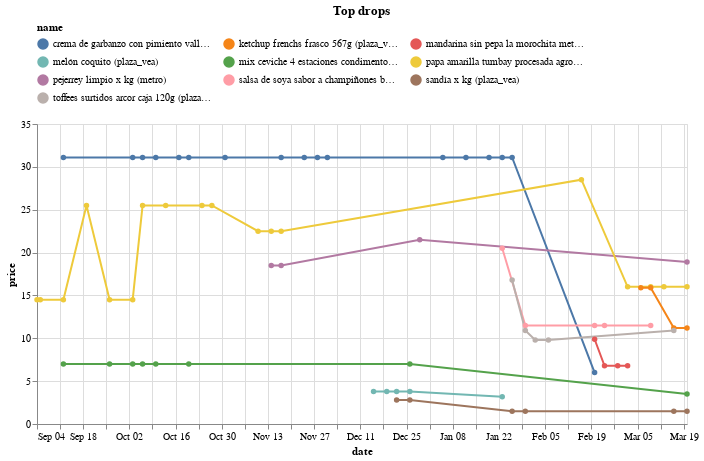

Source (notebook cell):
### Code cell
(top_changes
 .sort_values('change')
 .head(10)
 .loc[:, ['store','sku']]
 .merge(df, on=['store','sku'])
 .pipe(alt.Chart)
 .mark_line(point=True)
 .encode(x='date', y='price', color='name', tooltip=['name','price'])
 .properties(width=650, title='Top drops')
 .configure_legend(orient='top', columns=3)
)

### Figure 1 — Vega-Lite specification as saved in the notebook (floating-point values rounded to 4 significant figures)
{"config": {"view": {"continuousWidth": 400, "continuousHeight": 300}, "legend": {"columns": 3, "orient": "top"}}, "data": {"name": "data-7027631cc9dcd24a55ace7c4f1b2004f"}, "mark": {"type": "line", "point": true}, "encoding": {"color": {"field": "name", "type": "nominal"}, "tooltip": [{"field": "name", "type": "nominal"}, {"field": "price", "type": "quantitative"}], "x": {"field": "date", "type": "temporal"}, "y": {"field": "price", "type": "quantitative"}}, "title": "Top drops", "width": 650, "$schema": "https://vega.github.io/schema/vega-lite/v4.17.0.json", "datasets": {"data-7027631cc9dcd24a55ace7c4f1b2004f": [{"store": "plaza_vea", "sku": 1430, "brand": "4 ESTACIONES", "uri": "https://www.plazavea.com.pe/condimento-4-estaciones-mix-ceviche-frasco-80gr/p", "name": "mix ceviche 4 estaciones condimento frasco 80g (plaza_vea)", "price": 3.5, "category": "https://www.plazavea.com.pe/abarrotes", "date": "2023-03-20T00:00:00"}, {"store": "plaza_vea", "sku": 1430, "brand": "4 ESTACIONES", "uri": "https://www.plazavea.com.pe/condimento-4-estaciones-mix-ceviche-frasco-80gr/p", "name": "mix ceviche 4 estaciones condimento frasco 80g (plaza_vea)", "price": 7.0, "category": "https://www.plazavea.com.pe/abarrotes", "date": "2022-10-20T00:00:00"}, {"store": "plaza_vea", "sku": 1430, "brand": "4 ESTACIONES", "uri": "https://www.plazavea.com.pe/condimento-4-estaciones-mix-ceviche-frasco-80gr/p", "name": "mix ceviche 4 estaciones condimento frasco 80g (plaza_vea)", "price": 7.0, "category": "https://www.plazavea.com.pe/abarrotes", "date": "2022-09-12T00:00:00"}, {"store": "plaza_vea", "sku": 1430, "brand": "4 ESTACIONES", "uri": "https://www.plazavea.com.pe/condimento-4-estaciones-mix-ceviche-frasco-80gr/p", "name": "mix ceviche 4 estaciones condimento frasco 80g (plaza_vea)", "price": 7.0, "category": "https://www.plazavea.com.pe/abarrotes", "date": "2022-12-26T00:00:00"}, {"store": "plaza_vea", "sku": 1430, "brand": "4 ESTACIONES", "uri": "https://www.plazavea.com.pe/condimento-4-estaciones-mix-ceviche-frasco-80gr/p", "name": "mix ceviche 4 estaciones condimento frasco 80g (plaza_vea)", "price": 7.0, "category": "https://www.plazavea.com.pe/abarrotes", "date": "2022-10-06T00:00:00"}, {"store": "plaza_vea", "sku": 1430, "brand": "4 ESTACIONES", "uri": "https://www.plazavea.com.pe/condimento-4-estaciones-mix-ceviche-frasco-80gr/p", "name": "mix ceviche 4 estaciones condimento frasco 80g (plaza_vea)", "price": 7.0, "category": "https://www.plazavea.com.pe/abarrotes", "date": "2022-10-10T00:00:00"}, {"store": "plaza_vea", "sku": 1430, "brand": "4 ESTACIONES", "uri": "https://www.plazavea.com.pe/condimento-4-estaciones-mix-ceviche-frasco-80gr/p", "name": "mix ceviche 4 estaciones condimento frasco 80g (plaza_vea)", "price": 7.0, "category": "https://www.plazavea.com.pe/abarrotes", "date": "2022-10-03T00:00:00"}, {"store": "plaza_vea", "sku": 1430, "brand": "4 ESTACIONES", "uri": "https://www.plazavea.com.pe/condimento-4-estaciones-mix-ceviche-frasco-80gr/p", "name": "mix ceviche 4 estaciones condimento frasco 80g (plaza_vea)", "price": 7.0, "category": "https://www.plazavea.com.pe/abarrotes", "date": "2022-09-26T00:00:00"}, {"store": "plaza_vea", "sku": 5662, "brand": "VALLE FERTIL", "uri": null, "name": "crema de garbanzo con pimiento valle fertil frasco 460g (plaza_vea)", "price": 31.09, "category": "https://www.plazavea.com.pe/abarrotes", "date": "2023-01-23T00:00:00"}, {"store": "plaza_vea", "sku": 5662, "brand": "VALLE FERTIL", "uri": null, "name": "crema de garbanzo con pimiento valle fertil frasco 460g (plaza_vea)", "price": 31.09, "category": "https://www.plazavea.com.pe/abarrotes", "date": "2023-01-19T00:00:00"}, {"store": "plaza_vea", "sku": 5662, "brand": "VALLE FERTIL", "uri": null, "name": "crema de garbanzo con pimiento valle fertil frasco 460g (plaza_vea)", "price": 31.09, "category": "https://www.plazavea.com.pe/abarrotes", "date": "2022-11-24T00:00:00"}, {"store": "plaza_vea", "sku": 5662, "brand": "VALLE FERTIL", "uri": null, "name": "crema de garbanzo con pimiento valle fertil frasco 460g (plaza_vea)", "price": 31.09, "category": "https://www.plazavea.com.pe/abarrotes", "date": "2022-10-20T00:00:00"}, {"store": "plaza_vea", "sku": 5662, "brand": "VALLE FERTIL", "uri": "https://www.plazavea.com.pe/crema-humus-dip-de-garbanzo-con-pimiento-frasco-460gr/p", "name": "crema de garbanzo con pimiento valle fertil frasco 460g (plaza_vea)", "price": 6.0, "category": "https://www.plazavea.com.pe/abarrotes", "date": "2023-02-20T00:00:00"}, {"store": "plaza_vea", "sku": 5662, "brand": "VALLE FERTIL", "uri": null, "name": "crema de garbanzo con pimiento valle fertil frasco 460g (plaza_vea)", "price": 31.09, "category": "https://www.plazavea.com.pe/abarrotes", "date": "2022-09-12T00:00:00"}, {"store": "plaza_vea", "sku": 5662, "brand": "VALLE FERTIL", "uri": null, "name": "crema de garbanzo con pimiento valle fertil frasco 460g (plaza_vea)", "price": 31.09, "category": "https://www.plazavea.com.pe/abarrotes", "date": "2023-01-12T00:00:00"}, {"store": "plaza_vea", "sku": 5662, "brand": "VALLE FERTIL", "uri": null, "name": "crema de garbanzo con pimiento valle fertil frasco 460g (plaza_vea)", "price": 31.09, "category": "https://www.plazavea.com.pe/abarrotes", "date": "2022-11-17T00:00:00"}, {"store": "plaza_vea", "sku": 5662, "brand": "VALLE FERTIL", "uri": null, "name": "crema de garbanzo con pimiento valle fertil frasco 460g (plaza_vea)", "price": 31.09, "category": "https://www.plazavea.com.pe/abarrotes", "date": "2022-10-06T00:00:00"}, {"store": "plaza_vea", "sku": 5662, "brand": "VALLE FERTIL", "uri": null, "name": "crema de garbanzo con pimiento valle fertil frasco 460g (plaza_vea)", "price": 31.09, "category": "https://www.plazavea.com.pe/abarrotes", "date": "2022-10-17T00:00:00"}, {"store": "plaza_vea", "sku": 5662, "brand": "VALLE FERTIL", "uri": null, "name": "crema de garbanzo con pimiento valle fertil frasco 460g (plaza_vea)", "price": 31.09, "category": "https://www.plazavea.com.pe/abarrotes", "date": "2022-12-01T00:00:00"}, {"store": "plaza_vea", "sku": 5662, "brand": "VALLE FERTIL", "uri": null, "name": "crema de garbanzo con pimiento valle fertil frasco 460g (plaza_vea)", "price": 31.09, "category": "https://www.plazavea.com.pe/abarrotes", "date": "2022-10-10T00:00:00"}, {"store": "plaza_vea", "sku": 5662, "brand": "VALLE FERTIL", "uri": null, "name": "crema de garbanzo con pimiento valle fertil frasco 460g (plaza_vea)", "price": 31.09, "category": "https://www.plazavea.com.pe/abarrotes", "date": "2023-01-05T00:00:00"}, {"store": "plaza_vea", "sku": 5662, "brand": "VALLE FERTIL", "uri": null, "name": "crema de garbanzo con pimiento valle fertil frasco 460g (plaza_vea)", "price": 31.09, "category": "https://www.plazavea.com.pe/abarrotes", "date": "2022-10-03T00:00:00"}, {"store": "plaza_vea", "sku": 5662, "brand": "VALLE FERTIL", "uri": null, "name": "crema de garbanzo con pimiento valle fertil frasco 460g (plaza_vea)", "price": 31.09, "category": "https://www.plazavea.com.pe/abarrotes", "date": "2023-01-26T00:00:00"}, {"store": "plaza_vea", "sku": 5662, "brand": "VALLE FERTIL", "uri": null, "name": "crema de garbanzo con pimiento valle fertil frasco 460g (plaza_vea)", "price": 31.09, "category": "https://www.plazavea.com.pe/abarrotes", "date": "2022-11-28T00:00:00"}, {"store": "plaza_vea", "sku": 5662, "brand": "VALLE FERTIL", "uri": null, "name": "crema de garbanzo con pimiento valle fertil frasco 460g (plaza_vea)", "price": 31.09, "category": "https://www.plazavea.com.pe/abarrotes", "date": "2022-10-31T00:00:00"}, {"store": "metro", "sku": 4145, "brand": ".", "uri": "https://www.metro.pe/pejerrey-limpio-x-kg-5844/p", "name": "pejerrey limpio x kg (metro)", "price": 18.5, "category": "https://www.metro.pe/carnes-aves-y-pescados/pescados-y-mariscos/pescados-frescos", "date": "2022-11-17T00:00:00"}, {"store": "metro", "sku": 4145, "brand": ".", "uri": "https://www.metro.pe/pejerrey-limpio-x-kg-5844/p", "name": "pejerrey limpio x kg (metro)", "price": 21.5, "category": "https://www.metro.pe/carnes-aves-y-pescados/pescados-y-mariscos/pescados-frescos", "date": "2022-12-29T00:00:00"}, {"store": "metro", "sku": 4145, "brand": "Genérico", "uri": "https://www.metro.pe/pejerrey-limpio-x-kg-5844/p", "name": "pejerrey limpio x kg (metro)", "price": 18.9, "category": "https://www.metro.pe/carnes-aves-y-pescados/pescados-y-mariscos/pescados-frescos", "date": "2023-03-20T00:00:00"}, {"store": "metro", "sku": 4145, "brand": ".", "uri": "https://www.metro.pe/pejerrey-limpio-x-kg-5844/p", "name": "pejerrey limpio x kg (metro)", "price": 18.5, "category": "https://www.metro.pe/carnes-aves-y-pescados/pescados-y-mariscos/pescados-frescos", "date": "2022-11-14T00:00:00"}, {"store": "metro", "sku": 1017219, "brand": "Bárcidda", "uri": "https://www.metro.pe/salsa-de-soya-sabor-a-champinones-barcidda-500ml-981112/p", "name": "salsa de soya sabor a champiñones bárcidda 500ml (metro)", "price": 11.5, "category": "https://www.metro.pe/abarrotes/condimentos-vinagres-y-comida-instantanea/vinagres-y-sillao", "date": "2023-01-30T00:00:00"}, {"store": "metro", "sku": 1017219, "brand": "Bárcidda", "uri": "https://www.metro.pe/salsa-de-soya-sabor-a-champinones-barcidda-500ml-981112/p", "name": "salsa de soya sabor a champiñones bárcidda 500ml (metro)", "price": 11.5, "category": "https://www.metro.pe/abarrotes/condimentos-vinagres-y-comida-instantanea/vinagres-y-sillao", "date": "2023-02-23T00:00:00"}, {"store": "metro", "sku": 1017219, "brand": "Bárcidda", "uri": "https://www.metro.pe/salsa-de-soya-sabor-a-champinones-barcidda-500ml-981112/p", "name": "salsa de soya sabor a champiñones bárcidda 500ml (metro)", "price": 20.5, "category": "https://www.metro.pe/abarrotes/condimentos-vinagres-y-comida-instantanea/vinagres-y-sillao", "date": "2023-01-23T00:00:00"}, {"store": "metro", "sku": 1017219, "brand": "Bárcidda", "uri": "https://www.metro.pe/salsa-de-soya-sabor-a-champinones-barcidda-500ml-981112/p", "name": "salsa de soya sabor a champiñones bárcidda 500ml (metro)", "price": 11.5, "category": "https://www.metro.pe/abarrotes/condimentos-vinagres-y-comida-instantanea/vinagres-y-sillao", "date": "2023-03-09T00:00:00"}, {"store": "metro", "sku": 1017219, "brand": "Bárcidda", "uri": "https://www.metro.pe/salsa-de-soya-sabor-a-champinones-barcidda-500ml-981112/p", "name": "salsa de soya sabor a champiñones bárcidda 500ml (metro)", "price": 11.5, "category": "https://www.metro.pe/abarrotes/condimentos-vinagres-y-comida-instantanea/vinagres-y-sillao", "date": "2023-02-20T00:00:00"}, {"store": "metro", "sku": 564388, "brand": "Agro Selecto", "uri": "https://www.metro.pe/papa-amarilla-tumbay-procesada-agro-selecto-2kg/p", "name": "papa amarilla tumbay procesada agro selecto 2kg (metro)", "price": 16.0, "category": "https://www.metro.pe/frutas-y-verduras/verduras/tuberculos-y-raices", "date": "2023-03-13T00:00:00"}, {"store": "metro", "sku": 564388, "brand": "Agro Selecto", "uri": "https://www.metro.pe/papa-amarilla-tumbay-procesada-agro-selecto-2kg/p", "name": "papa amarilla tumbay procesada agro selecto 2kg (metro)", "price": 14.5, "category": "https://www.metro.pe/frutas-y-verduras/verduras/tuberculos-y-raices", "date": "2022-09-12T00:00:00"}, {"store": "metro", "sku": 564388, "brand": "Agro Selecto", "uri": "https://www.metro.pe/papa-amarilla-tumbay-procesada-agro-selecto-2kg/p", "name": "papa amarilla tumbay procesada agro selecto 2kg (metro)", "price": 14.5, "category": "https://www.metro.pe/frutas-y-verduras/verduras/tuberculos-y-raices", "date": "2022-09-26T00:00:00"}, {"store": "metro", "sku": 564388, "brand": "Agro Selecto", "uri": "https://www.metro.pe/papa-amarilla-tumbay-procesada-agro-selecto-2kg/p", "name": "papa amarilla tumbay procesada agro selecto 2kg (metro)", "price": 28.5, "category": "https://www.metro.pe/frutas-y-verduras/verduras/tuberculos-y-raices", "date": "2023-02-16T00:00:00"}, {"store": "metro", "sku": 564388, "brand": "Agro Selecto", "uri": "https://www.metro.pe/papa-amarilla-tumbay-procesada-agro-selecto-2kg/p", "name": "papa amarilla tumbay procesada agro selecto 2kg (metro)", "price": 14.5, "category": "https://www.metro.pe/frutas-y-verduras/verduras/tuberculos-y-raices", "date": "2022-09-04T00:00:00"}, {"store": "metro", "sku": 564388, "brand": "Agro Selecto", "uri": "https://www.metro.pe/papa-amarilla-tumbay-procesada-agro-selecto-2kg/p", "name": "papa amarilla tumbay procesada agro selecto 2kg (metro)", "price": 25.5, "category": "https://www.metro.pe/frutas-y-verduras/verduras/tuberculos-y-raices", "date": "2022-10-13T00:00:00"}, {"store": "metro", "sku": 564388, "brand": "Agro Selecto", "uri": "https://www.metro.pe/papa-amarilla-tumbay-procesada-agro-selecto-2kg/p", "name": "papa amarilla tumbay procesada agro selecto 2kg (metro)", "price": 22.5, "category": "https://www.metro.pe/frutas-y-verduras/verduras/tuberculos-y-raices", "date": "2022-11-17T00:00:00"}, {"store": "metro", "sku": 564388, "brand": "Agro Selecto", "uri": "https://www.metro.pe/papa-amarilla-tumbay-procesada-agro-selecto-2kg/p", "name": "papa amarilla tumbay procesada agro selecto 2kg (metro)", "price": 16.0, "category": "https://www.metro.pe/frutas-y-verduras/verduras/tuberculos-y-raices", "date": "2023-03-02T00:00:00"}, {"store": "metro", "sku": 564388, "brand": "Agro Selecto", "uri": "https://www.metro.pe/papa-amarilla-tumbay-procesada-agro-selecto-2kg/p", "name": "papa amarilla tumbay procesada agro selecto 2kg (metro)", "price": 25.5, "category": "https://www.metro.pe/frutas-y-verduras/verduras/tuberculos-y-raices", "date": "2022-10-27T00:00:00"}, {"store": "metro", "sku": 564388, "brand": "Agro Selecto", "uri": "https://www.metro.pe/papa-amarilla-tumbay-procesada-agro-selecto-2kg/p", "name": "papa amarilla tumbay procesada agro selecto 2kg (metro)", "price": 25.5, "category": "https://www.metro.pe/frutas-y-verduras/verduras/tuberculos-y-raices", "date": "2022-09-19T00:00:00"}, {"store": "metro", "sku": 564388, "brand": "Agro Selecto", "uri": "https://www.metro.pe/papa-amarilla-tumbay-procesada-agro-selecto-2kg/p", "name": "papa amarilla tumbay procesada agro selecto 2kg (metro)", "price": 25.5, "category": "https://www.metro.pe/frutas-y-verduras/verduras/tuberculos-y-raices", "date": "2022-10-06T00:00:00"}, {"store": "metro", "sku": 564388, "brand": "Agro Selecto", "uri": "https://www.metro.pe/papa-amarilla-tumbay-procesada-agro-selecto-2kg/p", "name": "papa amarilla tumbay procesada agro selecto 2kg (metro)", "price": 16.0, "category": "https://www.metro.pe/frutas-y-verduras/verduras/tuberculos-y-raices", "date": "2023-03-20T00:00:00"}, {"store": "metro", "sku": 564388, "brand": "Agro Selecto", "uri": "https://www.metro.pe/papa-amarilla-tumbay-procesada-agro-selecto-2kg/p", "name": "papa amarilla tumbay procesada agro selecto 2kg (metro)", "price": 22.5, "category": "https://www.metro.pe/frutas-y-verduras/verduras/tuberculos-y-raices", "date": "2022-11-14T00:00:00"}, {"store": "metro", "sku": 564388, "brand": "Agro Selecto", "uri": "https://www.metro.pe/papa-amarilla-tumbay-procesada-agro-selecto-2kg/p", "name": "papa amarilla tumbay procesada agro selecto 2kg (metro)", "price": 16.0, "category": "https://www.metro.pe/frutas-y-verduras/verduras/tuberculos-y-raices", "date": "2023-03-09T00:00:00"}, {"store": "metro", "sku": 564388, "brand": "Agro Selecto", "uri": "https://www.metro.pe/papa-amarilla-tumbay-procesada-agro-selecto-2kg/p", "name": "papa amarilla tumbay procesada agro selecto 2kg (metro)", "price": 14.5, "category": "https://www.metro.pe/frutas-y-verduras/verduras/tuberculos-y-raices", "date": "2022-10-03T00:00:00"}, {"store": "metro", "sku": 564388, "brand": "Agro Selecto", "uri": "https://www.metro.pe/papa-amarilla-tumbay-procesada-agro-selecto-2kg/p", "name": "papa amarilla tumbay procesada agro selecto 2kg (metro)", "price": 22.5, "category": "https://www.metro.pe/frutas-y-verduras/verduras/tuberculos-y-raices", "date": "2022-11-10T00:00:00"}, {"store": "metro", "sku": 564388, "brand": "Agro Selecto", "uri": "https://www.metro.pe/papa-amarilla-tumbay-procesada-agro-selecto-2kg/p", "name": "papa amarilla tumbay procesada agro selecto 2kg (metro)", "price": 14.5, "category": "https://www.metro.pe/frutas-y-verduras/verduras/tuberculos-y-raices", "date": "2022-09-05T00:00:00"}, {"store": "metro", "sku": 564388, "brand": "Agro Selecto", "uri": "https://www.metro.pe/papa-amarilla-tumbay-procesada-agro-selecto-2kg/p", "name": "papa amarilla tumbay procesada agro selecto 2kg (metro)", "price": 25.5, "category": "https://www.metro.pe/frutas-y-verduras/verduras/tuberculos-y-raices", "date": "2022-10-24T00:00:00"}, {"store": "metro", "sku": 958426, "brand": "Sin Marca", "uri": "https://www.metro.pe/mandarina-sin-pepa-la-morochita-metro-1-5kg-784196/p", "name": "mandarina sin pepa la morochita metro 1.5kg (metro)", "price": 6.79, "category": "https://www.metro.pe/frutas-y-verduras/frutas/naranjas-y-otros-citricos", "date": "2023-02-23T00:00:00"}, {"store": "metro", "sku": 958426, "brand": "Sin Marca", "uri": "https://www.metro.pe/mandarina-sin-pepa-la-morochita-metro-1-5kg-784196/p", "name": "mandarina sin pepa la morochita metro 1.5kg (metro)", "price": 6.79, "category": "https://www.metro.pe/frutas-y-verduras/frutas/naranjas-y-otros-citricos", "date": "2023-02-27T00:00:00"}, {"store": "metro", "sku": 958426, "brand": "Sin Marca", "uri": "https://www.metro.pe/mandarina-sin-pepa-la-morochita-metro-1-5kg-784196/p", "name": "mandarina sin pepa la morochita metro 1.5kg (metro)", "price": 6.79, "category": "https://www.metro.pe/frutas-y-verduras/frutas/naranjas-y-otros-citricos", "date": "2023-03-02T00:00:00"}, {"store": "metro", "sku": 958426, "brand": "Sin Marca", "uri": "https://www.metro.pe/mandarina-sin-pepa-la-morochita-metro-1-5kg-784196/p", "name": "mandarina sin pepa la morochita metro 1.5kg (metro)", "price": 9.89, "category": "https://www.metro.pe/frutas-y-verduras/frutas/naranjas-y-otros-citricos", "date": "2023-02-20T00:00:00"}, {"store": "plaza_vea", "sku": 10787075, "brand": "FRENCHS", "uri": "https://www.plazavea.com.pe/ketchup-frenchs-frasco-567g/p", "name": "ketchup frenchs frasco 567g (plaza_vea)", "price": 11.2, "category": "https://www.plazavea.com.pe/abarrotes", "date": "2023-03-20T00:00:00"}, {"store": "plaza_vea", "sku": 10787075, "brand": "FRENCHS", "uri": "https://www.plazavea.com.pe/ketchup-frenchs-frasco-567g/p", "name": "ketchup frenchs frasco 567g (plaza_vea)", "price": 15.9, "category": "https://www.plazavea.com.pe/abarrotes", "date": "2023-03-06T00:00:00"}, {"store": "plaza_vea", "sku": 10787075, "brand": "FRENCHS", "uri": "https://www.plazavea.com.pe/ketchup-frenchs-frasco-567g/p", "name": "ketchup frenchs frasco 567g (plaza_vea)", "price": 15.9, "category": "https://www.plazavea.com.pe/abarrotes", "date": "2023-03-09T00:00:00"}, {"store": "plaza_vea", "sku": 10787075, "brand": "FRENCHS", "uri": "https://www.plazavea.com.pe/ketchup-frenchs-frasco-567g/p", "name": "ketchup frenchs frasco 567g (plaza_vea)", "price": 11.2, "category": "https://www.plazavea.com.pe/abarrotes", "date": "2023-03-16T00:00:00"}, {"store": "plaza_vea", "sku": 45992, "brand": "PLAZA VEA", "uri": "https://www.plazavea.com.pe/sandia-xkg/p", "name": "sandía x kg (plaza_vea)", "price": 1.49, "category": "https://www.plazavea.com.pe/frutas-y-verduras", "date": "2023-03-20T00:00:00"}, {"store": "plaza_vea", "sku": 45992, "brand": "PLAZA VEA", "uri": "https://www.plazavea.com.pe/sandia-xkg/p", "name": "sandía x kg (plaza_vea)", "price": 1.49, "category": "https://www.plazavea.com.pe/frutas-y-verduras", "date": "2023-01-30T00:00:00"}, {"store": "plaza_vea", "sku": 45992, "brand": "PLAZA VEA", "uri": "https://www.plazavea.com.pe/sandia-xkg/p", "name": "sandía x kg (plaza_vea)", "price": 2.79, "category": "https://www.plazavea.com.pe/frutas-y-verduras", "date": "2022-12-22T00:00:00"}, {"store": "plaza_vea", "sku": 45992, "brand": "PLAZA VEA", "uri": "https://www.plazavea.com.pe/sandia-xkg/p", "name": "sandía x kg (plaza_vea)", "price": 2.79, "category": "https://www.plazavea.com.pe/frutas-y-verduras", "date": "2022-12-26T00:00:00"}, {"store": "plaza_vea", "sku": 45992, "brand": "PLAZA VEA", "uri": "https://www.plazavea.com.pe/sandia-xkg/p", "name": "sandía x kg (plaza_vea)", "price": 1.49, "category": "https://www.plazavea.com.pe/frutas-y-verduras", "date": "2023-01-26T00:00:00"}, {"store": "plaza_vea", "sku": 45992, "brand": "PLAZA VEA", "uri": "https://www.plazavea.com.pe/sandia-xkg/p", "name": "sandía x kg (plaza_vea)", "price": 1.49, "category": "https://www.plazavea.com.pe/frutas-y-verduras", "date": "2023-03-16T00:00:00"}, {"store": "plaza_vea", "sku": 10746853, "brand": "ARCOR", "uri": null, "name": "toffees surtidos arcor caja 120g (plaza_vea)", "price": 10.9, "category": "https://www.plazavea.com.pe/abarrotes", "date": "2023-01-30T00:00:00"}, {"store": "plaza_vea", "sku": 10746853, "brand": "ARCOR", "uri": null, "name": "toffees surtidos arcor caja 120g (plaza_vea)", "price": 9.8, "category": "https://www.plazavea.com.pe/abarrotes", "date": "2023-02-06T00:00:00"}, {"store": "plaza_vea", "sku": 10746853, "brand": "ARCOR", "uri": null, "name": "toffees surtidos arcor caja 120g (plaza_vea)", "price": 16.8, "category": "https://www.plazavea.com.pe/abarrotes", "date": "2023-01-26T00:00:00"}, {"store": "plaza_vea", "sku": 10746853, "brand": "ARCOR", "uri": null, "name": "toffees surtidos arcor caja 120g (plaza_vea)", "price": 9.8, "category": "https://www.plazavea.com.pe/abarrotes", "date": "2023-02-02T00:00:00"}, {"store": "plaza_vea", "sku": 10746853, "brand": "ARCOR", "uri": "https://www.plazavea.com.pe/toffees-surtidos-arcor-caja-120g/p", "name": "toffees surtidos arcor caja 120g (plaza_vea)", "price": 10.9, "category": "https://www.plazavea.com.pe/abarrotes", "date": "2023-03-16T00:00:00"}, {"store": "plaza_vea", "sku": 40166, "brand": "PLAZA VEA", "uri": "https://www.plazavea.com.pe/melon-coquito-pro/p", "name": "melón coquito (plaza_vea)", "price": 3.19, "category": "https://www.plazavea.com.pe/frutas-y-verduras", "date": "2023-01-23T00:00:00"}, {"store": "plaza_vea", "sku": 40166, "brand": "PLAZA VEA", "uri": "https://www.plazavea.com.pe/melon-coquito-pro/p", "name": "melón coquito (plaza_vea)", "price": 3.79, "category": "https://www.plazavea.com.pe/frutas-y-verduras", "date": "2022-12-15T00:00:00"}, {"store": "plaza_vea", "sku": 40166, "brand": "PLAZA VEA", "uri": "https://www.plazavea.com.pe/melon-coquito-pro/p", "name": "melón coquito (plaza_vea)", "price": 3.79, "category": "https://www.plazavea.com.pe/frutas-y-verduras", "date": "2022-12-22T00:00:00"}, {"store": "plaza_vea", "sku": 40166, "brand": "PLAZA VEA", "uri": "https://www.plazavea.com.pe/melon-coquito-pro/p", "name": "melón coquito (plaza_vea)", "price": 3.79, "category": "https://www.plazavea.com.pe/frutas-y-verduras", "date": "2022-12-26T00:00:00"}, {"store": "plaza_vea", "sku": 40166, "brand": "PLAZA VEA", "uri": "https://www.plazavea.com.pe/melon-coquito-pro/p", "name": "melón coquito (plaza_vea)", "price": 3.79, "category": "https://www.plazavea.com.pe/frutas-y-verduras", "date": "2022-12-19T00:00:00"}]}}
